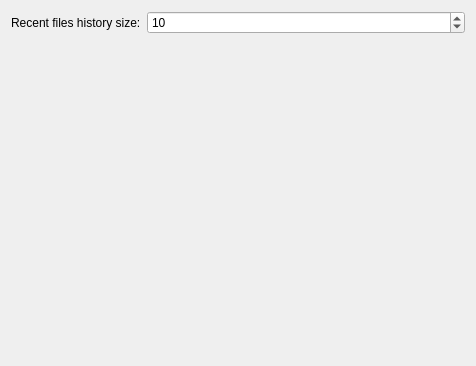
<?xml version="1.0" encoding="UTF-8"?>
<ui version="4.0">
 <class>RecentFiles</class>
 <widget class="QWidget" name="RecentFiles">
  <property name="geometry">
   <rect>
    <x>0</x>
    <y>0</y>
    <width>476</width>
    <height>366</height>
   </rect>
  </property>
  <layout class="QFormLayout" name="formLayout">
   <item row="0" column="0">
    <widget class="QLabel" name="label">
     <property name="text">
      <string>Recent files history size:</string>
     </property>
    </widget>
   </item>
   <item row="0" column="1">
    <widget class="QSpinBox" name="RecentFilesSize">
     <property name="minimum">
      <number>1</number>
     </property>
     <property name="value">
      <number>10</number>
     </property>
    </widget>
   </item>
  </layout>
 </widget>
 <resources/>
 <connections/>
</ui>
